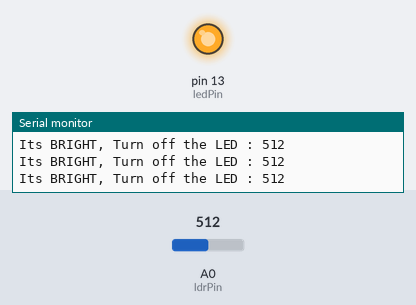
Recording of a sketch running on a simulated Arduino Uno, built with avr-gcc and run on an emulated ATmega328P. Parts: output pins drawn as LEDs (lit = HIGH), the last lines printed to the serial monitor. Inputs (shaded band) come from the test bench; at power-on: A0 (ldrPin) = 512.

Above: at 1.2 s.
1.3 s: A0 (ldrPin) set to 210
2.8 s: A0 (ldrPin) set to 193
At 3.7 s:
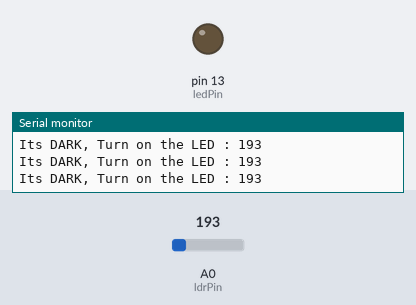
Timing chart, 0 to 5.8 s (numbered marks = the images above; inputs shaded):
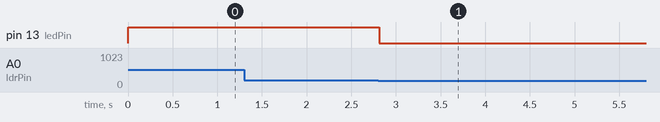

The sketch:

16._Showing_the_status_of_LDR_in_Serial_monitor.ino
```cpp
const int ledPin = 13;
const int ldrPin = A0;
int ldrStatus;
void setup ()
{
Serial.begin(9600);
pinMode(ledPin, OUTPUT);
pinMode(ldrPin, INPUT);
}
void loop()
{
// read the ldrPin value and store it in ldrStatus
ldrStatus = analogRead(ldrPin);
if (ldrStatus <= 200)
{
// if ldrStatus is less than or equal to 200
digitalWrite(ledPin, LOW); // led ff
Serial.print("Its DARK, Turn on the LED : ");
Serial.println(ldrStatus);
}
else
{
digitalWrite(ledPin, HIGH); // led on
Serial.print("Its BRIGHT, Turn off the LED : ");
Serial.println(ldrStatus);
}
}
```

Measured:
- the behaviour switches between 201 and 200 on A0 (ldrPin) (found by bisection; images 0 and 1)
- after the input at 2.8 s, pin 13 (ledPin): HIGH → LOW at once
